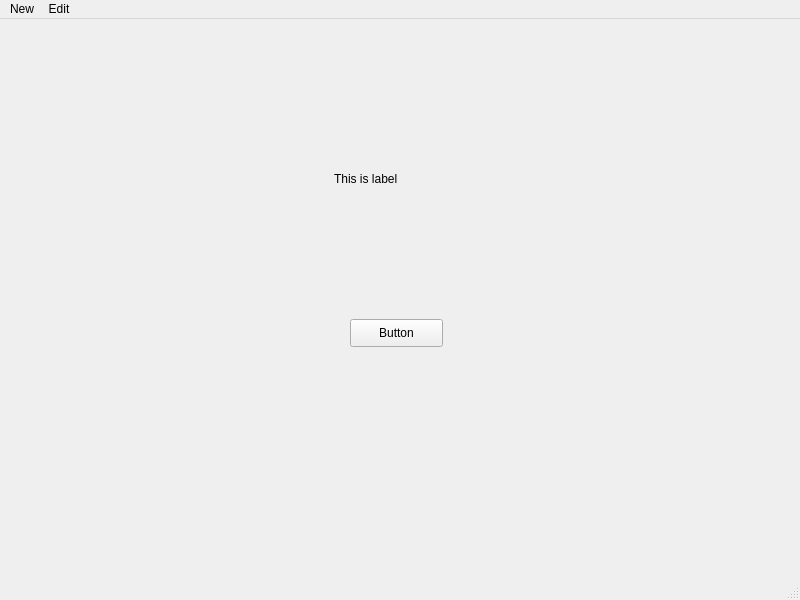
<?xml version="1.0" encoding="UTF-8"?>
<ui version="4.0">
 <class>MainWindow</class>
 <widget class="QMainWindow" name="MainWindow">
  <property name="geometry">
   <rect>
    <x>0</x>
    <y>0</y>
    <width>800</width>
    <height>600</height>
   </rect>
  </property>
  <property name="windowTitle">
   <string>MainWindow</string>
  </property>
  <widget class="QWidget" name="centralwidget">
   <widget class="QPushButton" name="button">
    <property name="geometry">
     <rect>
      <x>350</x>
      <y>300</y>
      <width>93</width>
      <height>28</height>
     </rect>
    </property>
    <property name="text">
     <string>Button</string>
    </property>
   </widget>
   <widget class="QLabel" name="label">
    <property name="geometry">
     <rect>
      <x>334</x>
      <y>150</y>
      <width>111</width>
      <height>20</height>
     </rect>
    </property>
    <property name="text">
     <string>This is label</string>
    </property>
   </widget>
  </widget>
  <widget class="QMenuBar" name="menubar">
   <property name="geometry">
    <rect>
     <x>0</x>
     <y>0</y>
     <width>800</width>
     <height>26</height>
    </rect>
   </property>
   <widget class="QMenu" name="menuNew">
    <property name="title">
     <string>New</string>
    </property>
    <addaction name="actionSave"/>
   </widget>
   <widget class="QMenu" name="menuEdit">
    <property name="title">
     <string>Edit</string>
    </property>
    <addaction name="actionCopy"/>
    <addaction name="actionPaste"/>
   </widget>
   <addaction name="menuNew"/>
   <addaction name="menuEdit"/>
  </widget>
  <widget class="QStatusBar" name="statusbar"/>
  <action name="actionSave">
   <property name="text">
    <string>Save</string>
   </property>
   <property name="statusTip">
    <string>Save something</string>
   </property>
   <property name="shortcut">
    <string>Ctrl+S</string>
   </property>
  </action>
  <action name="actionCopy">
   <property name="text">
    <string>Copy</string>
   </property>
   <property name="statusTip">
    <string>copy something</string>
   </property>
   <property name="shortcut">
    <string>Ctrl+C</string>
   </property>
  </action>
  <action name="actionPaste">
   <property name="text">
    <string>Paste</string>
   </property>
   <property name="statusTip">
    <string>paste something</string>
   </property>
   <property name="shortcut">
    <string>Ctrl+S</string>
   </property>
  </action>
 </widget>
 <resources/>
 <connections/>
</ui>
